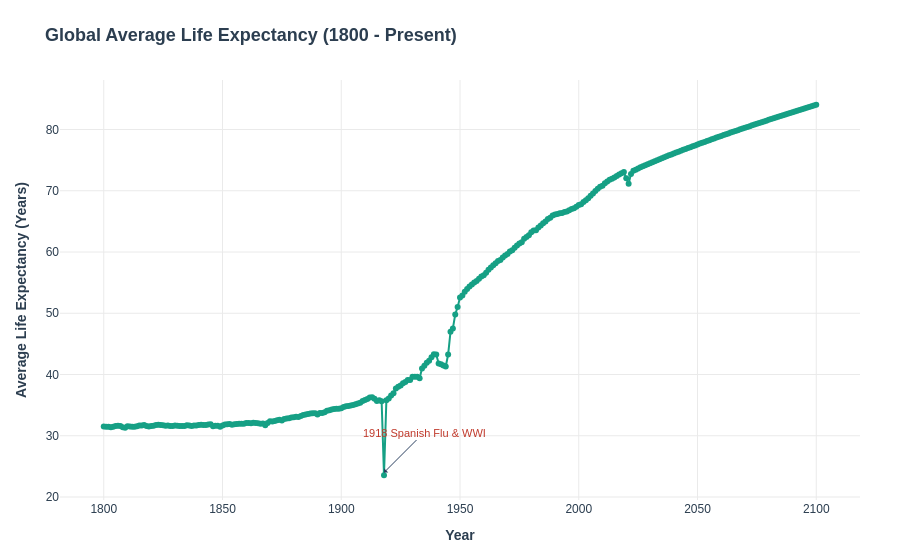

The notebook cell saved with this chart:
### Markdown cell above
**Question 1: How has global life expectancy evolved, and where were the shocks?**

### Code cell
# Aggregate global average by year
trend = life.groupby("year")["life_expectancy"].mean().reset_index()

# Generate the line plot
fig = px.line(
    trend, 
    x="year", 
    y="life_expectancy",
    markers = True,
    color_discrete_sequence=["#16A085"]
)

# Style using helper
fig = style_figure(
    fig, 
    title="Global Average Life Expectancy (1800 - Present)",
    xlabel="Year",
    ylabel="Average Life Expectancy (Years)"
)

# Annotate the massive dip caused by the 1918 Spanish Flu
fig.add_annotation(
    x=1918, y=24,
    text="1918 Spanish Flu & WWI",
    showarrow=True,
    arrowhead=1,
    ax=40, ay=-40,
    font=dict(color="#C0392B", size=11)
)

fig.show()

### Figure 1 — Plotly figure (JSON) as saved in the notebook; plotly's stock layout.template omitted (floating-point values rounded to 4 significant figures; data arrays with more than 128 entries replaced by an {"elided": "..."} marker saying what was removed)
{"data": [{"hovertemplate": "year=%{x}<br>life_expectancy=%{y}<extra></extra>", "legendgroup": "", "line": {"color": "#16A085", "dash": "solid"}, "marker": {"symbol": "circle"}, "mode": "lines+markers", "name": "", "orientation": "v", "showlegend": false, "type": "scatter", "x": {"elided": "301 int values"}, "xaxis": "x", "y": {"elided": "301 float values"}, "yaxis": "y"}], "layout": {"annotations": [{"arrowhead": 1, "ax": 40, "ay": -40, "font": {"color": "#C0392B", "size": 11}, "showarrow": true, "text": "1918 Spanish Flu & WWI", "x": 1918, "y": 24}], "font": {"color": "#2C3E50", "family": "Arial, sans-serif", "size": 12}, "legend": {"bgcolor": "rgba(255, 255, 255, 0.8)", "bordercolor": "#EAEAEA", "borderwidth": 1, "tracegroupgap": 0}, "margin": {"b": 60, "l": 60, "r": 40, "t": 80}, "paper_bgcolor": "white", "plot_bgcolor": "white", "showlegend": true, "title": {"font": {"color": "#2C3E50", "size": 18}, "text": "<b>Global Average Life Expectancy (1800 - Present)</b>", "x": 0.05, "xanchor": "left", "y": 0.95, "yanchor": "top"}, "xaxis": {"anchor": "y", "color": "#2C3E50", "domain": [0, 1], "gridcolor": "#EAEAEA", "showgrid": true, "title": {"text": "<b>Year</b>"}, "zeroline": false}, "yaxis": {"anchor": "x", "color": "#2C3E50", "domain": [0, 1], "gridcolor": "#EAEAEA", "showgrid": true, "title": {"text": "<b>Average Life Expectancy (Years)</b>"}, "zeroline": false}}}
